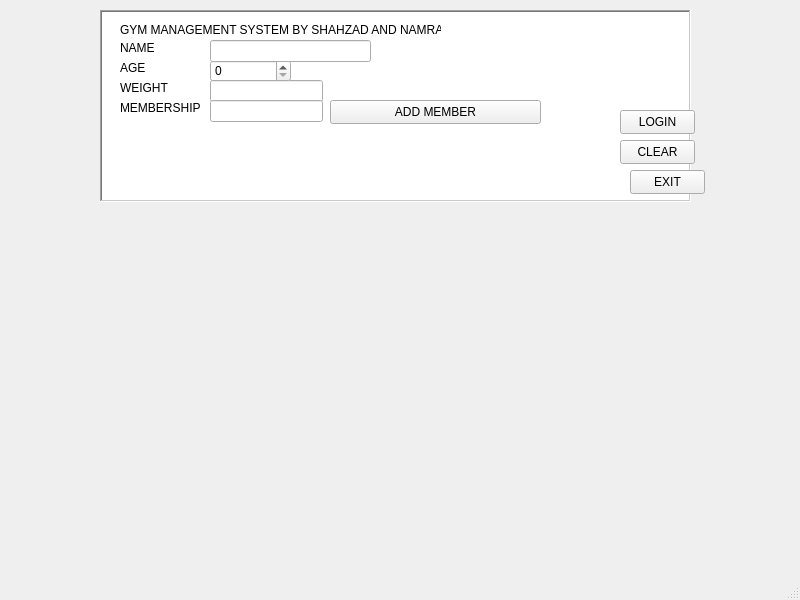
<?xml version="1.0" encoding="UTF-8"?>
<ui version="4.0">
 <class>MainWindow</class>
 <widget class="QMainWindow" name="MainWindow">
  <property name="geometry">
   <rect>
    <x>0</x>
    <y>0</y>
    <width>800</width>
    <height>600</height>
   </rect>
  </property>
  <property name="windowTitle">
   <string>MainWindow</string>
  </property>
  <widget class="QWidget" name="centralwidget">
   <widget class="QListWidget" name="listWidget">
    <property name="geometry">
     <rect>
      <x>100</x>
      <y>10</y>
      <width>591</width>
      <height>192</height>
     </rect>
    </property>
    <property name="frameShape">
     <enum>QFrame::Shape::WinPanel</enum>
    </property>
    <property name="frameShadow">
     <enum>QFrame::Shadow::Sunken</enum>
    </property>
    <property name="midLineWidth">
     <number>9</number>
    </property>
    <property name="movement">
     <enum>QListView::Movement::Static</enum>
    </property>
   </widget>
   <widget class="QLabel" name="label">
    <property name="geometry">
     <rect>
      <x>120</x>
      <y>20</y>
      <width>321</width>
      <height>20</height>
     </rect>
    </property>
    <property name="text">
     <string>GYM MANAGEMENT SYSTEM BY SHAHZAD AND NAMRA</string>
    </property>
   </widget>
   <widget class="QLabel" name="label_2">
    <property name="geometry">
     <rect>
      <x>120</x>
      <y>40</y>
      <width>49</width>
      <height>16</height>
     </rect>
    </property>
    <property name="text">
     <string>NAME</string>
    </property>
   </widget>
   <widget class="QLabel" name="label_3">
    <property name="geometry">
     <rect>
      <x>120</x>
      <y>60</y>
      <width>49</width>
      <height>16</height>
     </rect>
    </property>
    <property name="text">
     <string>AGE</string>
    </property>
   </widget>
   <widget class="QLabel" name="label_4">
    <property name="geometry">
     <rect>
      <x>120</x>
      <y>80</y>
      <width>49</width>
      <height>16</height>
     </rect>
    </property>
    <property name="text">
     <string>WEIGHT</string>
    </property>
   </widget>
   <widget class="QLabel" name="label_5">
    <property name="geometry">
     <rect>
      <x>120</x>
      <y>100</y>
      <width>81</width>
      <height>16</height>
     </rect>
    </property>
    <property name="text">
     <string>MEMBERSHIP</string>
    </property>
   </widget>
   <widget class="QLineEdit" name="lineEdit">
    <property name="geometry">
     <rect>
      <x>210</x>
      <y>40</y>
      <width>161</width>
      <height>22</height>
     </rect>
    </property>
    <property name="cursorPosition">
     <number>0</number>
    </property>
   </widget>
   <widget class="QLineEdit" name="lineEdit_3">
    <property name="geometry">
     <rect>
      <x>210</x>
      <y>80</y>
      <width>113</width>
      <height>22</height>
     </rect>
    </property>
   </widget>
   <widget class="QLineEdit" name="lineEdit_4">
    <property name="geometry">
     <rect>
      <x>210</x>
      <y>100</y>
      <width>113</width>
      <height>22</height>
     </rect>
    </property>
    <property name="maxLength">
     <number>32769</number>
    </property>
   </widget>
   <widget class="QPushButton" name="pushButton">
    <property name="geometry">
     <rect>
      <x>330</x>
      <y>100</y>
      <width>211</width>
      <height>24</height>
     </rect>
    </property>
    <property name="text">
     <string>ADD MEMBER</string>
    </property>
   </widget>
   <widget class="QPushButton" name="pushButton_2">
    <property name="geometry">
     <rect>
      <x>620</x>
      <y>110</y>
      <width>75</width>
      <height>24</height>
     </rect>
    </property>
    <property name="text">
     <string>LOGIN</string>
    </property>
   </widget>
   <widget class="QPushButton" name="pushButton_3">
    <property name="geometry">
     <rect>
      <x>620</x>
      <y>140</y>
      <width>75</width>
      <height>24</height>
     </rect>
    </property>
    <property name="text">
     <string>CLEAR</string>
    </property>
   </widget>
   <widget class="QPushButton" name="pushButton_4">
    <property name="geometry">
     <rect>
      <x>630</x>
      <y>170</y>
      <width>75</width>
      <height>24</height>
     </rect>
    </property>
    <property name="text">
     <string>EXIT</string>
    </property>
   </widget>
   <widget class="QWidget" name="verticalLayoutWidget">
    <property name="geometry">
     <rect>
      <x>100</x>
      <y>10</y>
      <width>591</width>
      <height>191</height>
     </rect>
    </property>
    <layout class="QVBoxLayout" name="verticalLayout"/>
   </widget>
   <widget class="QSpinBox" name="spinBox">
    <property name="geometry">
     <rect>
      <x>210</x>
      <y>60</y>
      <width>81</width>
      <height>22</height>
     </rect>
    </property>
   </widget>
  </widget>
  <widget class="QMenuBar" name="menubar">
   <property name="geometry">
    <rect>
     <x>0</x>
     <y>0</y>
     <width>800</width>
     <height>22</height>
    </rect>
   </property>
  </widget>
  <widget class="QStatusBar" name="statusbar"/>
 </widget>
 <resources/>
 <connections/>
</ui>
